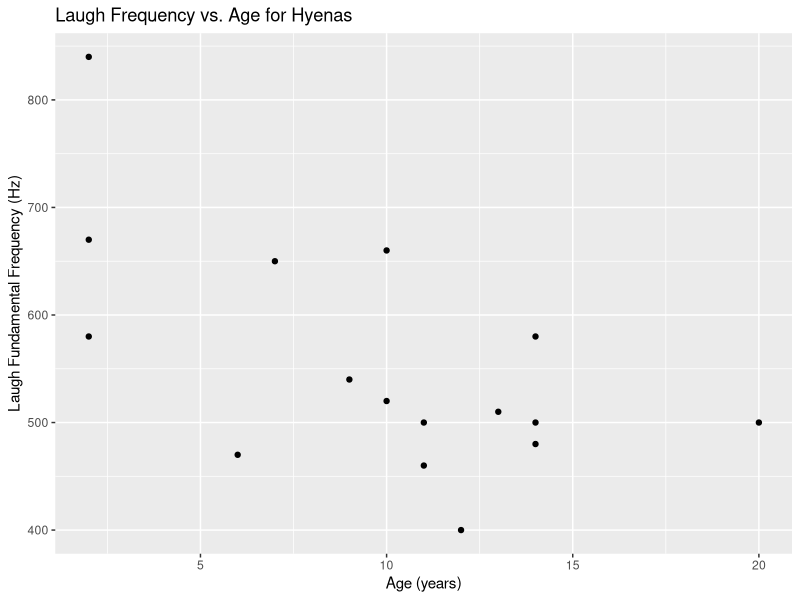
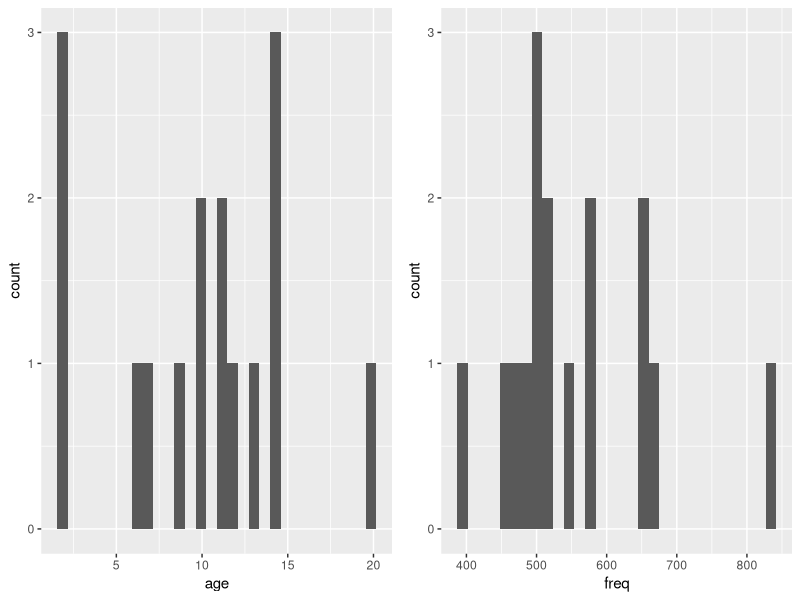
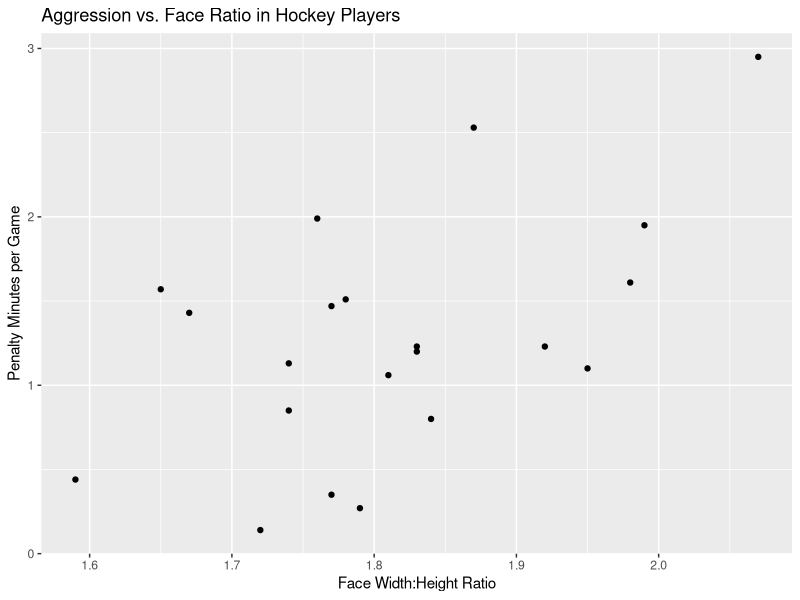
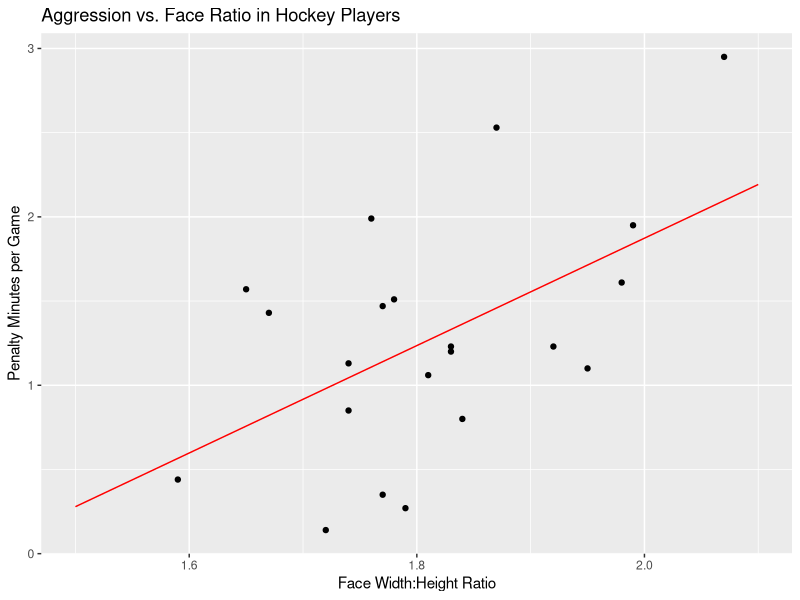

The R script that drew these images, in order:
## ---- chunk 1
knitr::opts_chunk$set(echo = TRUE)

library(tidyverse)
library(kableExtra)
library(gridExtra)
## ---- chunk 2

hyenas <- data.frame(age = c(2,2,2,6,9,10,13,10,14,14,12,7,11,11,14,20),
                     freq = c(840,670,580,470,540,660,510,520,500,480,400,650,460,500,580,500))

kable(hyenas) %>% kable_styling()

## ---- chunk 3

ggplot(data=hyenas) + 
  geom_point(aes(x=age,y=freq)) + 
  xlab("Age (years)") + 
  ylab("Laugh Fundamental Frequency (Hz)") + 
  ggtitle("Laugh Frequency vs. Age for Hyenas")

## ---- chunk 4

age_mean <- mean(hyenas$age)
age_squares <- (hyenas$age - age_mean)^2

age_sum_sq <- sum(age_squares)

## ---- chunk 5

freq_mean <- mean(hyenas$freq)
freq_squares <- (hyenas$freq - freq_mean)^2

freq_sum_sq <- sum(freq_squares)

## ---- chunk 6

sum_prod_simp <- sum(hyenas$age*hyenas$freq)
sum_age <- sum(hyenas$age)
sum_freq <- sum(hyenas$freq)

sum_prod <- sum_prod_simp - sum_age*sum_freq/nrow(hyenas)

## ---- chunk 7

r_hyena <- sum_prod / sqrt(age_sum_sq) / sqrt(freq_sum_sq)

## ---- chunk 8

z_hyena <- 0.5*log((1+r_hyena)/(1-r_hyena))

## ---- chunk 9

sterr_hyenas <- sqrt(1/(nrow(hyenas)-3))

## ---- chunk 10

z_crit_hyenas <- qnorm(0.975)

## ---- chunk 11

lower_z_hyena <- z_hyena - z_crit_hyenas*sterr_hyenas
upper_z_hyena <- z_hyena + z_crit_hyenas*sterr_hyenas

## ---- chunk 12

lower_corr_hyena <- (exp(2*lower_z_hyena)-1)/(exp(2*lower_z_hyena)+1)
upper_corr_hyena <- (exp(2*upper_z_hyena)-1)/(exp(2*upper_z_hyena)+1)

## ---- chunk 13

age_hist <- ggplot(data=hyenas) + 
  geom_histogram(aes(x=age))
freq_hist <- ggplot(data=hyenas) + 
  geom_histogram(aes(x=freq))

grid.arrange(age_hist, freq_hist, nrow = 1)

## ---- chunk 14

sterr_r_hyena <- sqrt((1-r_hyena^2)/(nrow(hyenas)-2))

## ---- chunk 15

t_hyena <- r_hyena/sterr_r_hyena

## ---- chunk 16

df_hyenas <- nrow(hyenas)-2

## ---- chunk 17

t_crit_hyenas <- qt(0.975, df=df_hyenas)

## ---- chunk 18

disease <- data.frame(duration = c(8010,5260,4735,4010,3710,2810,2730,2310,2110,1955,1910,1300,378,194,130,110,91),
                      freq = c(0.99,1,0.948,0.885,0.947,0.854,1,0.769,0.956,0.979,0.865,0.922,0.821,0.842,0.734,0.766,0.772))

kable(disease) %>% kable_styling()

## ---- chunk 19

disease$duration_rank <- rank(disease$duration)
kable(disease) %>% kable_styling()

## ---- chunk 20

disease$freq_rank <- rank(disease$freq)
kable(disease) %>% kable_styling()

## ---- chunk 21

duration_mean <- mean(disease$duration_rank)
freq_mean <- mean(disease$freq_rank)

duration_sum_sq <- sum((disease$duration_rank - duration_mean)^2)
freq_sum_sq <- sum((disease$freq_rank - freq_mean)^2)
disease_product_sum <- sum((disease$duration_rank - duration_mean)*(disease$freq_rank - freq_mean))

## ---- chunk 22

disease_r_spear <- disease_product_sum / sqrt(duration_sum_sq) / sqrt(freq_sum_sq)

## ---- chunk 23

aggression <- data.frame(ratio = c(1.59,1.67,1.65,1.72,1.79,1.77,1.74,1.74,1.77,1.78,1.76,1.81,1.83,1.83,1.84,1.87,1.92,1.95,1.98,1.99,2.07),
                         aggression = c(0.44,1.43,1.57,0.14,0.27,0.35,0.85,1.13,1.47,1.51,1.99,1.06,1.2,1.23,0.8,2.53,1.23,1.1,1.61,1.95,2.95))

kable(aggression) %>% kable_styling()

## ---- chunk 24

ggplot(aggression) + 
  geom_point(aes(x=ratio, y=aggression)) + 
  xlab("Face Width:Height Ratio") + 
  ylab("Penalty Minutes per Game") + 
  ggtitle("Aggression vs. Face Ratio in Hockey Players")

## ---- chunk 25

ratio_mean <- mean(aggression$ratio)
aggression_mean <- mean(aggression$aggression)

## ---- chunk 26

b_aggression <- sum((aggression$ratio-ratio_mean)*(aggression$aggression-aggression_mean)) / sum((aggression$ratio-ratio_mean)^2)

## ---- chunk 27

a_aggression <- aggression_mean - b_aggression*ratio_mean

## ---- chunk 28

line_data <- data.frame(ratio=c(1.5,2.1),
                        aggression=c(a_aggression+b_aggression*1.5,a_aggression+b_aggression*2.1))

ggplot() + 
  geom_point(data=aggression, aes(x=ratio, y=aggression)) + 
  geom_line(data=line_data, aes(x=ratio,y=aggression), col="red") + 
  xlab("Face Width:Height Ratio") + 
  ylab("Penalty Minutes per Game") + 
  ggtitle("Aggression vs. Face Ratio in Hockey Players")

## ---- chunk 29

aggression_sum_sq <- sum((aggression$aggression-aggression_mean)^2)

## ---- chunk 30

aggression_sum_of_products <- sum((aggression$ratio-ratio_mean)*(aggression$aggression-aggression_mean))

aggression_ms_resid <- (aggression_sum_sq - b_aggression*aggression_sum_of_products) / (nrow(aggression)-2)

## ---- chunk 31

ratio_sum_sq <- sum((aggression$ratio-ratio_mean)^2)

sterr_b_aggression <- sqrt(aggression_ms_resid/ratio_sum_sq)

## ---- chunk 32

df_aggression_slope <- nrow(aggression)-2

## ---- chunk 33

t_crit_aggression <- qt(0.975, df=df_aggression_slope)

## ---- chunk 34

b_lower <- b_aggression - t_crit_aggression*sterr_b_aggression
b_upper <- b_aggression + t_crit_aggression*sterr_b_aggression

## ---- chunk 35

# we found the standard error of b already during problem 5c:

t_aggression = (b_aggression - 0)/sterr_b_aggression

## ---- chunk 36

t_crit_aggression <- qt(0.975, df=df_aggression_slope)

## ---- chunk 37

p_slope_aggression <- pt(t_aggression, df=df_aggression_slope, lower.tail=F)

## ---- chunk 38

aggression$prediction <- b_aggression*aggression$ratio + a_aggression

ss_regress <- sum((aggression$prediction - aggression_mean)^2)
ss_total <- sum((aggression$aggression - aggression_mean)^2)

r_sq_aggression <- ss_regress / ss_total
